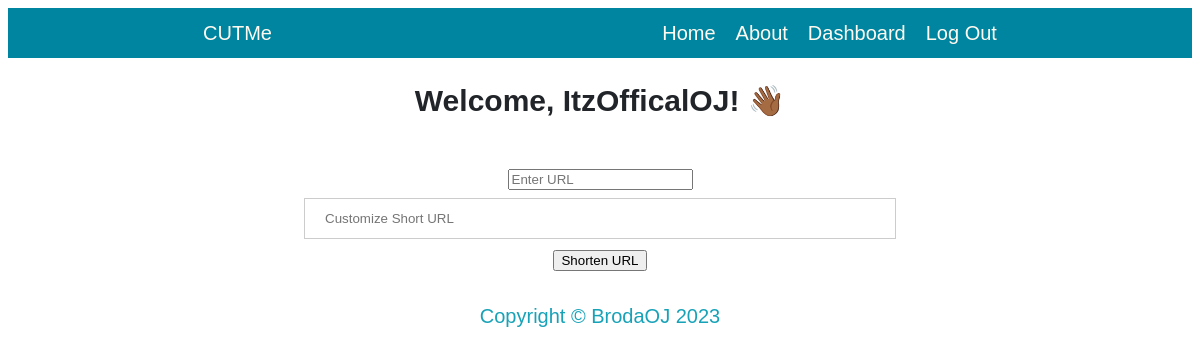
Page / (signed in) on the earlier database version.
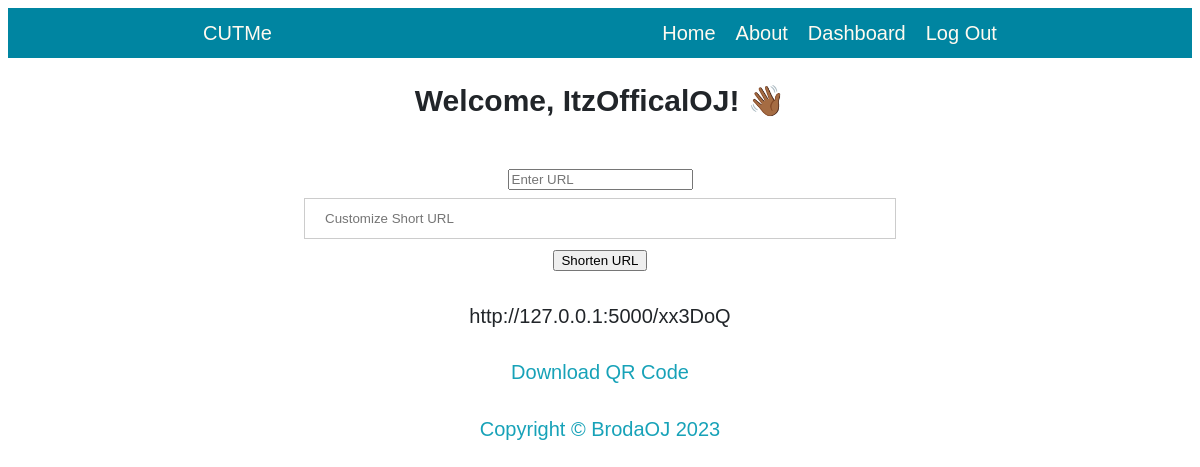
Same page on the later database version.
### app.py (models this page shows, shortened)
class User(db.Model, UserMixin):
    __tablename__ = 'users'
    id = db.Column(db.Integer, primary_key=True)
    username = db.Column(db.String(50), unique=True, nullable=False)
    password = db.Column(db.String(100), nullable=False)
    created_urls = db.relationship('URL', backref='created_by', foreign_keys='URL.user_id')

class URL(db.Model):
    __tablename__ = 'urls'
    id = db.Column(db.Integer, primary_key=True)
    short_code = db.Column(db.String(6), unique=True, nullable=False)
    long_url = db.Column(db.String)
    short_url = db.Column(db.String)
    custom_short_url = db.Column(db.String)  # Add custom_short_url attribute
    user_id = db.Column(db.Integer, db.ForeignKey('users.id'))
    created_at = db.Column(db.DateTime, default=datetime.utcnow)
    clicks = db.relationship('Analytics', backref='url', lazy='dynamic')

### app.py (the view)
@app.route('/')
@login_required
def index():
    user = current_user
    urls = user.created_urls
    return render_template('index.html', user=user, urls=urls)

### app.py (called while the page is built)
@login_manager.user_loader
def load_user(user_id):
    return User.query.get(int(user_id))

### templates/index.html (shortened to what this page needs)
{% extends 'layout.html' %}
{% block content %}
{% if current_user.is_authenticated %}
<h2>Welcome, {{ current_user.username }}! <span class="wave">👋🏾</span></h2>
<br>
<form method="POST" action="/shorten">
    <input type="url" name="url" placeholder="Enter URL" required>
    <input type="text" name="custom_short_url" placeholder="Customize Short URL">
    <button type="submit">Shorten URL</button>
  </form>
  {% for url in urls %}
    <p>{{ url.short_url }}</p>
    <a href="/qr/{{ url.short_code }}">Download QR Code</a>
  {% endfor %}
  {% endif %}
  {% endblock content %}

### templates/layout.html (shortened to what this page needs)
<!DOCTYPE html>
<html lang="en">
  <head>
    <link
      rel="stylesheet"
      href="{{url_for('static',filename= 'css/style.css')}}"
    />
  </head>
  <body>
    <header>
      <div class="Blog_tittle">
        <a href="{{url_for('index')}}">CUTMe</a>
      </div>
      <div class="navs">
        {% if current_user.is_authenticated %}
        <a href="{{url_for('index')}}">Home</a>
        <a href="{{url_for('about')}}">About</a>
        <a href="{{url_for('dashboard')}}">Dashboard</a>
        <a href="{{url_for('logout')}}">Log Out</a>
        {% else %}
        <a href="{{url_for('index')}}">Home</a>
        <a href="{{url_for('about')}}">About</a>
        <a href="{{url_for('register')}}">Sign Up</a>
        <a href="{{url_for('login')}}">Log In</a>
        {% endif %}
      </div>
    </header>
    <main class="container">{% block content %}{% endblock content %}</main>
      <p class="footer">
        <a href="#"
          >Copyright © BrodaOJ <script>document.write(new Date().getFullYear());</script> </a>
      </p>
  </body>
</html>

### static/css/style.css (style rules this page uses)
* { font-family: Arial, Helvetica, sans-serif; box-sizing: border-box; }
body { font-size:20px; color:#212529; text-align: center; font-family:Lora,'Times New Roman',serif, }
header { display: flex; flex-flow: row wrap; justify-content: space-between; margin-bottom: 20px; background-color: #0085a1; min-height: 50px; max-height: auto; }
header > * { flex: 1 1 auto; }
header a { margin: 10px; color: floralwhite; text-decoration: none; white-space: nowrap; }
a { text-decoration: none; color: #17a2b8; }
.navs, .Blog_tittle { display: flex; flex-wrap: wrap; align-content: center; justify-content: center; }
.container { width: 50%; margin: auto; }
input[type=text], input[type=password] { width: 100%; padding: 12px 20px; margin: 8px 0; display: inline-block; border: 1px solid #ccc; box-sizing: border-box; }
p { line-height:1.5;margin:30px 0 }

Differences in the rows shown:
now on this page (row edited): URL: short_url "http://127.0.0.1:5000/xx3DoQ"
